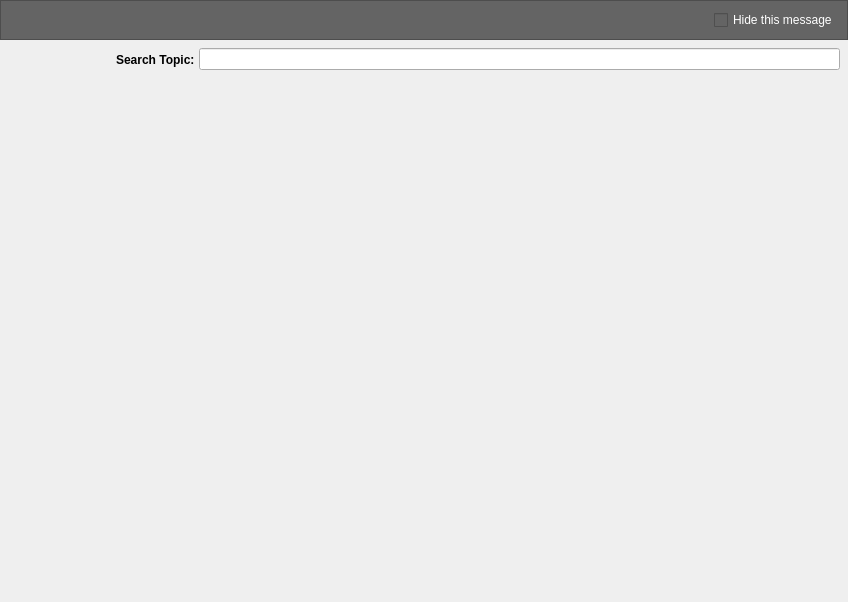
<?xml version="1.0" encoding="UTF-8"?>
<ui version="4.0">
 <class>Help</class>
 <widget class="QWidget" name="Help">
  <property name="geometry">
   <rect>
    <x>0</x>
    <y>0</y>
    <width>848</width>
    <height>602</height>
   </rect>
  </property>
  <property name="sizePolicy">
   <sizepolicy hsizetype="Preferred" vsizetype="Fixed">
    <horstretch>0</horstretch>
    <verstretch>0</verstretch>
   </sizepolicy>
  </property>
  <property name="windowTitle">
   <string notr="true">Form</string>
  </property>
  <layout class="QVBoxLayout" name="verticalLayout">
   <property name="spacing">
    <number>0</number>
   </property>
   <property name="leftMargin">
    <number>0</number>
   </property>
   <property name="topMargin">
    <number>0</number>
   </property>
   <property name="rightMargin">
    <number>0</number>
   </property>
   <property name="bottomMargin">
    <number>0</number>
   </property>
   <item>
    <widget class="QFrame" name="languageWarning">
     <property name="sizePolicy">
      <sizepolicy hsizetype="Preferred" vsizetype="Fixed">
       <horstretch>0</horstretch>
       <verstretch>0</verstretch>
      </sizepolicy>
     </property>
     <property name="styleSheet">
      <string notr="true">background: rgb(100, 100, 100);
color: rgb(255,255,255);</string>
     </property>
     <property name="frameShape">
      <enum>QFrame::StyledPanel</enum>
     </property>
     <property name="frameShadow">
      <enum>QFrame::Raised</enum>
     </property>
     <layout class="QHBoxLayout" name="horizontalLayout_2">
      <item>
       <widget class="QLabel" name="languageWarningMessage">
        <property name="sizePolicy">
         <sizepolicy hsizetype="Fixed" vsizetype="Fixed">
          <horstretch>0</horstretch>
          <verstretch>0</verstretch>
         </sizepolicy>
        </property>
        <property name="font">
         <font>
          <bold>true</bold>
         </font>
        </property>
        <property name="text">
         <string notr="true"/>
        </property>
       </widget>
      </item>
      <item>
       <spacer name="horizontalSpacer">
        <property name="orientation">
         <enum>Qt::Horizontal</enum>
        </property>
        <property name="sizeHint" stdset="0">
         <size>
          <width>40</width>
          <height>20</height>
         </size>
        </property>
       </spacer>
      </item>
      <item>
       <widget class="QCheckBox" name="languageWarningCheckbox">
        <property name="text">
         <string>Hide this message</string>
        </property>
       </widget>
      </item>
     </layout>
    </widget>
   </item>
   <item>
    <widget class="QWidget" name="widget" native="true">
     <property name="sizePolicy">
      <sizepolicy hsizetype="Preferred" vsizetype="Fixed">
       <horstretch>0</horstretch>
       <verstretch>0</verstretch>
      </sizepolicy>
     </property>
     <layout class="QHBoxLayout" name="horizontalLayout">
      <property name="spacing">
       <number>4</number>
      </property>
      <property name="leftMargin">
       <number>8</number>
      </property>
      <property name="topMargin">
       <number>4</number>
      </property>
      <property name="rightMargin">
       <number>8</number>
      </property>
      <property name="bottomMargin">
       <number>4</number>
      </property>
      <item>
       <widget class="QToolButton" name="backButton">
        <property name="text">
         <string notr="true"/>
        </property>
        <property name="icon">
         <iconset resource="Resources.qrc">
          <normaloff>:/icons/back.png</normaloff>:/icons/back.png</iconset>
        </property>
        <property name="iconSize">
         <size>
          <width>24</width>
          <height>24</height>
         </size>
        </property>
        <property name="autoRaise">
         <bool>true</bool>
        </property>
       </widget>
      </item>
      <item>
       <widget class="QToolButton" name="forwardButton">
        <property name="text">
         <string notr="true"/>
        </property>
        <property name="icon">
         <iconset resource="Resources.qrc">
          <normaloff>:/icons/forward.png</normaloff>:/icons/forward.png</iconset>
        </property>
        <property name="iconSize">
         <size>
          <width>24</width>
          <height>24</height>
         </size>
        </property>
        <property name="autoRaise">
         <bool>true</bool>
        </property>
       </widget>
      </item>
      <item>
       <widget class="QToolButton" name="homeButton">
        <property name="text">
         <string notr="true"/>
        </property>
        <property name="icon">
         <iconset resource="Resources.qrc">
          <normaloff>:/icons/go-home.png</normaloff>:/icons/go-home.png</iconset>
        </property>
        <property name="iconSize">
         <size>
          <width>24</width>
          <height>24</height>
         </size>
        </property>
        <property name="autoRaise">
         <bool>true</bool>
        </property>
       </widget>
      </item>
      <item>
       <widget class="QLabel" name="label">
        <property name="sizePolicy">
         <sizepolicy hsizetype="Fixed" vsizetype="Preferred">
          <horstretch>0</horstretch>
          <verstretch>0</verstretch>
         </sizepolicy>
        </property>
        <property name="font">
         <font>
          <bold>true</bold>
         </font>
        </property>
        <property name="text">
         <string>Search Topic:</string>
        </property>
       </widget>
      </item>
      <item>
       <widget class="QLineEdit" name="searchBar"/>
      </item>
     </layout>
    </widget>
   </item>
   <item>
    <widget class="QSplitter" name="splitter">
     <property name="orientation">
      <enum>Qt::Horizontal</enum>
     </property>
    </widget>
   </item>
  </layout>
 </widget>
 <resources>
  <include location="Resources.qrc"/>
 </resources>
 <connections/>
</ui>
